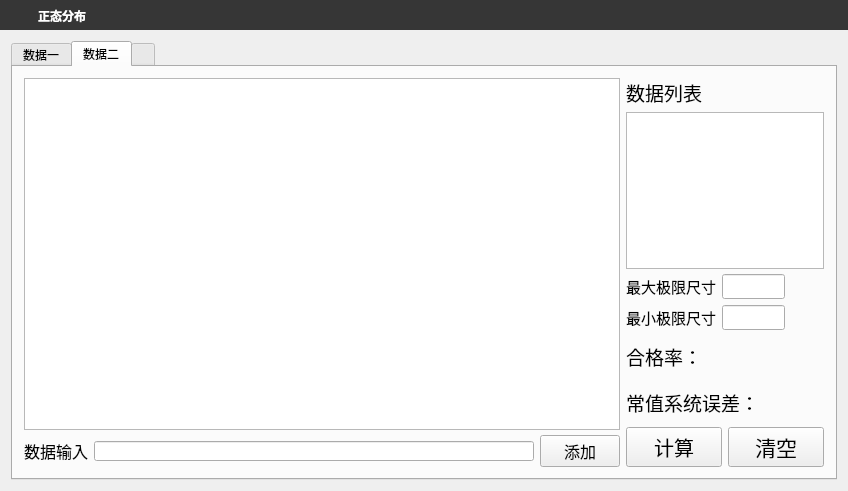
<?xml version="1.0" encoding="UTF-8"?>
<ui version="4.0">
 <class>normal_distribution</class>
 <widget class="QMainWindow" name="normal_distribution">
  <property name="geometry">
   <rect>
    <x>0</x>
    <y>0</y>
    <width>848</width>
    <height>491</height>
   </rect>
  </property>
  <property name="windowTitle">
   <string>MainWindow</string>
  </property>
  <widget class="QWidget" name="centralWidget">
   <layout class="QVBoxLayout" name="verticalLayout">
    <property name="spacing">
     <number>0</number>
    </property>
    <property name="leftMargin">
     <number>0</number>
    </property>
    <property name="topMargin">
     <number>0</number>
    </property>
    <property name="rightMargin">
     <number>0</number>
    </property>
    <property name="bottomMargin">
     <number>0</number>
    </property>
    <item>
     <widget class="QWidget" name="widgetTitle" native="true">
      <property name="minimumSize">
       <size>
        <width>0</width>
        <height>30</height>
       </size>
      </property>
      <property name="maximumSize">
       <size>
        <width>16777215</width>
        <height>30</height>
       </size>
      </property>
      <property name="styleSheet">
       <string notr="true">QWidget#widgetTitle{background:#363636;}
QLabel#labelTitle{color:white;padding:8px 0px 5px;}
QPushButton#btnBack,QPushButton#btnMin,QPushButton#btnMax,QPushButton#btnExit{
        border-radius:0px;
        color: #F0F0F0;
        background-color:rgba(0,0,0,0);
        border-style:none;
    }
QPushButton#btnBack:hover,QPushButton#btnMin:hover,QPushButton#btnMax:hover{
        background-color: qlineargradient(spread:pad, x1:0, y1:1, x2:0, y2:0, stop:0 rgba(25, 134, 199, 0), stop:1 #5CACEE);
    }
QPushButton#btnExit:hover{
        background-color: qlineargradient(spread:pad, x1:0, y1:1, x2:0, y2:0, stop:0 rgba(238, 0, 0, 128), stop:1 rgba(238, 44, 44, 255));
    }</string>
      </property>
      <layout class="QHBoxLayout" name="horizontalLayout">
       <property name="spacing">
        <number>0</number>
       </property>
       <property name="leftMargin">
        <number>5</number>
       </property>
       <property name="topMargin">
        <number>0</number>
       </property>
       <property name="rightMargin">
        <number>0</number>
       </property>
       <property name="bottomMargin">
        <number>2</number>
       </property>
       <item>
        <widget class="QPushButton" name="btnBack">
         <property name="sizePolicy">
          <sizepolicy hsizetype="Fixed" vsizetype="Fixed">
           <horstretch>0</horstretch>
           <verstretch>0</verstretch>
          </sizepolicy>
         </property>
         <property name="minimumSize">
          <size>
           <width>30</width>
           <height>30</height>
          </size>
         </property>
         <property name="maximumSize">
          <size>
           <width>30</width>
           <height>30</height>
          </size>
         </property>
         <property name="toolTip">
          <string>返回</string>
         </property>
         <property name="text">
          <string/>
         </property>
         <property name="autoDefault">
          <bool>true</bool>
         </property>
         <property name="flat">
          <bool>true</bool>
         </property>
        </widget>
       </item>
       <item>
        <widget class="QLabel" name="labelTitle">
         <property name="font">
          <font>
           <family>宋体</family>
           <pointsize>9</pointsize>
           <weight>75</weight>
           <bold>true</bold>
          </font>
         </property>
         <property name="styleSheet">
          <string notr="true"/>
         </property>
         <property name="text">
          <string>正态分布</string>
         </property>
        </widget>
       </item>
       <item>
        <widget class="QPushButton" name="btnMin">
         <property name="sizePolicy">
          <sizepolicy hsizetype="Fixed" vsizetype="Fixed">
           <horstretch>0</horstretch>
           <verstretch>0</verstretch>
          </sizepolicy>
         </property>
         <property name="minimumSize">
          <size>
           <width>30</width>
           <height>30</height>
          </size>
         </property>
         <property name="maximumSize">
          <size>
           <width>30</width>
           <height>30</height>
          </size>
         </property>
         <property name="toolTip">
          <string>最小化</string>
         </property>
         <property name="text">
          <string/>
         </property>
         <property name="autoDefault">
          <bool>true</bool>
         </property>
         <property name="flat">
          <bool>true</bool>
         </property>
        </widget>
       </item>
       <item>
        <widget class="QPushButton" name="btnMax">
         <property name="sizePolicy">
          <sizepolicy hsizetype="Fixed" vsizetype="Fixed">
           <horstretch>0</horstretch>
           <verstretch>0</verstretch>
          </sizepolicy>
         </property>
         <property name="minimumSize">
          <size>
           <width>30</width>
           <height>30</height>
          </size>
         </property>
         <property name="maximumSize">
          <size>
           <width>30</width>
           <height>30</height>
          </size>
         </property>
         <property name="toolTip">
          <string>最大化</string>
         </property>
         <property name="text">
          <string/>
         </property>
         <property name="autoDefault">
          <bool>true</bool>
         </property>
         <property name="flat">
          <bool>true</bool>
         </property>
        </widget>
       </item>
       <item>
        <widget class="QPushButton" name="btnExit">
         <property name="sizePolicy">
          <sizepolicy hsizetype="Fixed" vsizetype="Fixed">
           <horstretch>0</horstretch>
           <verstretch>0</verstretch>
          </sizepolicy>
         </property>
         <property name="minimumSize">
          <size>
           <width>30</width>
           <height>30</height>
          </size>
         </property>
         <property name="maximumSize">
          <size>
           <width>30</width>
           <height>30</height>
          </size>
         </property>
         <property name="toolTip">
          <string>退出</string>
         </property>
         <property name="text">
          <string/>
         </property>
         <property name="autoDefault">
          <bool>true</bool>
         </property>
         <property name="flat">
          <bool>true</bool>
         </property>
        </widget>
       </item>
      </layout>
     </widget>
    </item>
    <item>
     <widget class="QWidget" name="widget" native="true">
      <layout class="QVBoxLayout" name="verticalLayout_8">
       <item>
        <widget class="QTabWidget" name="tabWidget">
         <property name="sizePolicy">
          <sizepolicy hsizetype="Expanding" vsizetype="Expanding">
           <horstretch>0</horstretch>
           <verstretch>0</verstretch>
          </sizepolicy>
         </property>
         <property name="styleSheet">
          <string notr="true">QTabWidget::pane{left:-1px;top:-1px;right:-1px;}

QTabWidget QStackedWidget{
    background: transparent;    
}

QTabBar::tab{
	background: transparent;
	color:black;
	min-width:20ex;
	border:1px solid #F7F3F7;
	border-bottom-color:#F7F3F7;
	padding-left:5px;
	padding-right:10px;
	padding-top:3px;
	padding-bottom:2px;
	border-top-left-radius:5px;
	border-top-right-radius:5px;

}
QTabBar::tab:hover{
	background:rgb(255,255,255,100);
}

QTabBar::tab:selected {
	color: blue;
	background:white;
	border-color:white;
};</string>
         </property>
         <property name="currentIndex">
          <number>1</number>
         </property>
         <widget class="QWidget" name="tab">
          <attribute name="title">
           <string>数据一</string>
          </attribute>
          <layout class="QHBoxLayout" name="horizontalLayout_9" stretch="3,1">
           <item>
            <layout class="QVBoxLayout" name="verticalLayout_3" stretch="8,1">
             <property name="spacing">
              <number>5</number>
             </property>
             <property name="sizeConstraint">
              <enum>QLayout::SetDefaultConstraint</enum>
             </property>
             <item>
              <widget class="QtCharts::QChartView" name="graphicsView">
               <property name="sizePolicy">
                <sizepolicy hsizetype="Preferred" vsizetype="Preferred">
                 <horstretch>0</horstretch>
                 <verstretch>0</verstretch>
                </sizepolicy>
               </property>
               <property name="minimumSize">
                <size>
                 <width>100</width>
                 <height>100</height>
                </size>
               </property>
              </widget>
             </item>
             <item>
              <layout class="QHBoxLayout" name="horizontalLayout_3" stretch="0,1,0">
               <property name="spacing">
                <number>6</number>
               </property>
               <item>
                <widget class="QLabel" name="label">
                 <property name="font">
                  <font>
                   <family>微软雅黑</family>
                   <pointsize>12</pointsize>
                  </font>
                 </property>
                 <property name="text">
                  <string>数据输入</string>
                 </property>
                </widget>
               </item>
               <item>
                <widget class="QLineEdit" name="addLine">
                 <property name="minimumSize">
                  <size>
                   <width>15</width>
                   <height>20</height>
                  </size>
                 </property>
                 <property name="maximumSize">
                  <size>
                   <width>16777215</width>
                   <height>20</height>
                  </size>
                 </property>
                </widget>
               </item>
               <item>
                <widget class="QPushButton" name="addBtn">
                 <property name="font">
                  <font>
                   <family>微软雅黑</family>
                   <pointsize>12</pointsize>
                  </font>
                 </property>
                 <property name="text">
                  <string>添加</string>
                 </property>
                </widget>
               </item>
              </layout>
             </item>
            </layout>
           </item>
           <item>
            <layout class="QVBoxLayout" name="verticalLayout_2" stretch="0,7,3,1">
             <property name="spacing">
              <number>5</number>
             </property>
             <item>
              <widget class="QLabel" name="label_4">
               <property name="font">
                <font>
                 <family>微软雅黑</family>
                 <pointsize>14</pointsize>
                </font>
               </property>
               <property name="text">
                <string>数据列表</string>
               </property>
              </widget>
             </item>
             <item>
              <widget class="QListWidget" name="listWidget">
               <property name="font">
                <font>
                 <family>微软雅黑</family>
                 <pointsize>13</pointsize>
                </font>
               </property>
              </widget>
             </item>
             <item>
              <layout class="QVBoxLayout" name="verticalLayout_4" stretch="1,1,2,2">
               <item>
                <layout class="QHBoxLayout" name="horizontalLayout_5" stretch="0,1,0,0">
                 <item>
                  <widget class="QLabel" name="label_2">
                   <property name="maximumSize">
                    <size>
                     <width>100</width>
                     <height>16777215</height>
                    </size>
                   </property>
                   <property name="font">
                    <font>
                     <family>微软雅黑</family>
                     <pointsize>11</pointsize>
                    </font>
                   </property>
                   <property name="text">
                    <string>最大极限尺寸</string>
                   </property>
                  </widget>
                 </item>
                 <item>
                  <widget class="QLineEdit" name="maxLine">
                   <property name="sizePolicy">
                    <sizepolicy hsizetype="Expanding" vsizetype="Fixed">
                     <horstretch>0</horstretch>
                     <verstretch>0</verstretch>
                    </sizepolicy>
                   </property>
                   <property name="maximumSize">
                    <size>
                     <width>100</width>
                     <height>16777215</height>
                    </size>
                   </property>
                   <property name="font">
                    <font>
                     <family>微软雅黑</family>
                    </font>
                   </property>
                  </widget>
                 </item>
                 <item>
                  <widget class="QLabel" name="maxCorrect">
                   <property name="minimumSize">
                    <size>
                     <width>20</width>
                     <height>20</height>
                    </size>
                   </property>
                   <property name="maximumSize">
                    <size>
                     <width>20</width>
                     <height>20</height>
                    </size>
                   </property>
                   <property name="text">
                    <string/>
                   </property>
                  </widget>
                 </item>
                 <item>
                  <widget class="QLabel" name="label_6">
                   <property name="text">
                    <string/>
                   </property>
                  </widget>
                 </item>
                </layout>
               </item>
               <item>
                <layout class="QHBoxLayout" name="horizontalLayout_7" stretch="0,0,2,0">
                 <item>
                  <widget class="QLabel" name="label_3">
                   <property name="maximumSize">
                    <size>
                     <width>100</width>
                     <height>16777215</height>
                    </size>
                   </property>
                   <property name="font">
                    <font>
                     <family>微软雅黑</family>
                     <pointsize>11</pointsize>
                    </font>
                   </property>
                   <property name="text">
                    <string>最小极限尺寸</string>
                   </property>
                  </widget>
                 </item>
                 <item>
                  <widget class="QLineEdit" name="minLine">
                   <property name="maximumSize">
                    <size>
                     <width>100</width>
                     <height>16777215</height>
                    </size>
                   </property>
                   <property name="font">
                    <font>
                     <family>微软雅黑</family>
                     <pointsize>9</pointsize>
                    </font>
                   </property>
                  </widget>
                 </item>
                 <item>
                  <widget class="QLabel" name="minCorrect">
                   <property name="sizePolicy">
                    <sizepolicy hsizetype="Preferred" vsizetype="Preferred">
                     <horstretch>0</horstretch>
                     <verstretch>0</verstretch>
                    </sizepolicy>
                   </property>
                   <property name="minimumSize">
                    <size>
                     <width>20</width>
                     <height>20</height>
                    </size>
                   </property>
                   <property name="maximumSize">
                    <size>
                     <width>20</width>
                     <height>20</height>
                    </size>
                   </property>
                   <property name="text">
                    <string/>
                   </property>
                  </widget>
                 </item>
                 <item>
                  <widget class="QLabel" name="label_8">
                   <property name="text">
                    <string/>
                   </property>
                  </widget>
                 </item>
                </layout>
               </item>
               <item>
                <layout class="QHBoxLayout" name="horizontalLayout_8">
                 <item>
                  <widget class="QLabel" name="label_5">
                   <property name="font">
                    <font>
                     <family>微软雅黑</family>
                     <pointsize>14</pointsize>
                    </font>
                   </property>
                   <property name="text">
                    <string>合格率：</string>
                   </property>
                  </widget>
                 </item>
                 <item>
                  <widget class="QLabel" name="Correct_percent">
                   <property name="minimumSize">
                    <size>
                     <width>0</width>
                     <height>40</height>
                    </size>
                   </property>
                   <property name="maximumSize">
                    <size>
                     <width>160</width>
                     <height>80</height>
                    </size>
                   </property>
                   <property name="text">
                    <string/>
                   </property>
                  </widget>
                 </item>
                </layout>
               </item>
               <item>
                <layout class="QHBoxLayout" name="horizontalLayout_6">
                 <item>
                  <widget class="QLabel" name="label_7">
                   <property name="font">
                    <font>
                     <family>微软雅黑</family>
                     <pointsize>14</pointsize>
                    </font>
                   </property>
                   <property name="text">
                    <string>常值系统误差：</string>
                   </property>
                  </widget>
                 </item>
                 <item>
                  <widget class="QLabel" name="Constant_error">
                   <property name="minimumSize">
                    <size>
                     <width>0</width>
                     <height>40</height>
                    </size>
                   </property>
                   <property name="maximumSize">
                    <size>
                     <width>160</width>
                     <height>80</height>
                    </size>
                   </property>
                   <property name="text">
                    <string/>
                   </property>
                  </widget>
                 </item>
                </layout>
               </item>
              </layout>
             </item>
             <item>
              <layout class="QHBoxLayout" name="horizontalLayout_4">
               <item>
                <widget class="QPushButton" name="calcBtn">
                 <property name="sizePolicy">
                  <sizepolicy hsizetype="Preferred" vsizetype="Preferred">
                   <horstretch>0</horstretch>
                   <verstretch>0</verstretch>
                  </sizepolicy>
                 </property>
                 <property name="minimumSize">
                  <size>
                   <width>0</width>
                   <height>40</height>
                  </size>
                 </property>
                 <property name="maximumSize">
                  <size>
                   <width>16777215</width>
                   <height>40</height>
                  </size>
                 </property>
                 <property name="font">
                  <font>
                   <family>微软雅黑</family>
                   <pointsize>15</pointsize>
                  </font>
                 </property>
                 <property name="text">
                  <string>计算</string>
                 </property>
                </widget>
               </item>
               <item>
                <widget class="QPushButton" name="resetBtn">
                 <property name="sizePolicy">
                  <sizepolicy hsizetype="Preferred" vsizetype="Preferred">
                   <horstretch>0</horstretch>
                   <verstretch>0</verstretch>
                  </sizepolicy>
                 </property>
                 <property name="minimumSize">
                  <size>
                   <width>0</width>
                   <height>40</height>
                  </size>
                 </property>
                 <property name="maximumSize">
                  <size>
                   <width>16777215</width>
                   <height>40</height>
                  </size>
                 </property>
                 <property name="font">
                  <font>
                   <family>微软雅黑</family>
                   <pointsize>16</pointsize>
                  </font>
                 </property>
                 <property name="text">
                  <string>清空</string>
                 </property>
                </widget>
               </item>
              </layout>
             </item>
            </layout>
           </item>
          </layout>
         </widget>
         <widget class="QWidget" name="tab_2">
          <attribute name="title">
           <string>数据二</string>
          </attribute>
          <layout class="QHBoxLayout" name="horizontalLayout_16" stretch="3,1">
           <item>
            <layout class="QVBoxLayout" name="verticalLayout_5" stretch="8,1">
             <property name="spacing">
              <number>5</number>
             </property>
             <property name="sizeConstraint">
              <enum>QLayout::SetDefaultConstraint</enum>
             </property>
             <item>
              <widget class="QtCharts::QChartView" name="graphicsView_2">
               <property name="sizePolicy">
                <sizepolicy hsizetype="Preferred" vsizetype="Preferred">
                 <horstretch>0</horstretch>
                 <verstretch>0</verstretch>
                </sizepolicy>
               </property>
               <property name="minimumSize">
                <size>
                 <width>100</width>
                 <height>100</height>
                </size>
               </property>
              </widget>
             </item>
             <item>
              <layout class="QHBoxLayout" name="horizontalLayout_10" stretch="0,1,0">
               <property name="spacing">
                <number>6</number>
               </property>
               <item>
                <widget class="QLabel" name="label_9">
                 <property name="font">
                  <font>
                   <family>微软雅黑</family>
                   <pointsize>12</pointsize>
                  </font>
                 </property>
                 <property name="text">
                  <string>数据输入</string>
                 </property>
                </widget>
               </item>
               <item>
                <widget class="QLineEdit" name="addLine_2">
                 <property name="minimumSize">
                  <size>
                   <width>15</width>
                   <height>20</height>
                  </size>
                 </property>
                 <property name="maximumSize">
                  <size>
                   <width>16777215</width>
                   <height>20</height>
                  </size>
                 </property>
                 <property name="font">
                  <font>
                   <family>微软雅黑</family>
                   <pointsize>12</pointsize>
                  </font>
                 </property>
                </widget>
               </item>
               <item>
                <widget class="QPushButton" name="addBtn_2">
                 <property name="font">
                  <font>
                   <family>微软雅黑</family>
                   <pointsize>12</pointsize>
                  </font>
                 </property>
                 <property name="text">
                  <string>添加</string>
                 </property>
                </widget>
               </item>
              </layout>
             </item>
            </layout>
           </item>
           <item>
            <layout class="QVBoxLayout" name="verticalLayout_6" stretch="0,7,3,1">
             <property name="spacing">
              <number>5</number>
             </property>
             <item>
              <widget class="QLabel" name="label_10">
               <property name="font">
                <font>
                 <family>微软雅黑</family>
                 <pointsize>14</pointsize>
                </font>
               </property>
               <property name="text">
                <string>数据列表</string>
               </property>
              </widget>
             </item>
             <item>
              <widget class="QListWidget" name="listWidget_2">
               <property name="font">
                <font>
                 <family>微软雅黑</family>
                 <pointsize>13</pointsize>
                </font>
               </property>
              </widget>
             </item>
             <item>
              <layout class="QVBoxLayout" name="verticalLayout_7" stretch="1,1,2,2">
               <item>
                <layout class="QHBoxLayout" name="horizontalLayout_11" stretch="0,1,0,0">
                 <item>
                  <widget class="QLabel" name="label_11">
                   <property name="maximumSize">
                    <size>
                     <width>100</width>
                     <height>16777215</height>
                    </size>
                   </property>
                   <property name="font">
                    <font>
                     <family>微软雅黑</family>
                     <pointsize>11</pointsize>
                    </font>
                   </property>
                   <property name="text">
                    <string>最大极限尺寸</string>
                   </property>
                  </widget>
                 </item>
                 <item>
                  <widget class="QLineEdit" name="maxLine_2">
                   <property name="sizePolicy">
                    <sizepolicy hsizetype="Expanding" vsizetype="Fixed">
                     <horstretch>0</horstretch>
                     <verstretch>0</verstretch>
                    </sizepolicy>
                   </property>
                   <property name="maximumSize">
                    <size>
                     <width>100</width>
                     <height>16777215</height>
                    </size>
                   </property>
                   <property name="font">
                    <font>
                     <family>微软雅黑</family>
                    </font>
                   </property>
                  </widget>
                 </item>
                 <item>
                  <widget class="QLabel" name="maxCorrect_2">
                   <property name="minimumSize">
                    <size>
                     <width>20</width>
                     <height>20</height>
                    </size>
                   </property>
                   <property name="maximumSize">
                    <size>
                     <width>20</width>
                     <height>20</height>
                    </size>
                   </property>
                   <property name="text">
                    <string/>
                   </property>
                  </widget>
                 </item>
                 <item>
                  <widget class="QLabel" name="label_12">
                   <property name="text">
                    <string/>
                   </property>
                  </widget>
                 </item>
                </layout>
               </item>
               <item>
                <layout class="QHBoxLayout" name="horizontalLayout_12" stretch="0,0,2,0">
                 <item>
                  <widget class="QLabel" name="label_13">
                   <property name="maximumSize">
                    <size>
                     <width>100</width>
                     <height>16777215</height>
                    </size>
                   </property>
                   <property name="font">
                    <font>
                     <family>微软雅黑</family>
                     <pointsize>11</pointsize>
                    </font>
                   </property>
                   <property name="text">
                    <string>最小极限尺寸</string>
                   </property>
                  </widget>
                 </item>
                 <item>
                  <widget class="QLineEdit" name="minLine_2">
                   <property name="maximumSize">
                    <size>
                     <width>100</width>
                     <height>16777215</height>
                    </size>
                   </property>
                   <property name="font">
                    <font>
                     <family>微软雅黑</family>
                     <pointsize>9</pointsize>
                    </font>
                   </property>
                  </widget>
                 </item>
                 <item>
                  <widget class="QLabel" name="minCorrect_2">
                   <property name="sizePolicy">
                    <sizepolicy hsizetype="Preferred" vsizetype="Preferred">
                     <horstretch>0</horstretch>
                     <verstretch>0</verstretch>
                    </sizepolicy>
                   </property>
                   <property name="minimumSize">
                    <size>
                     <width>20</width>
                     <height>20</height>
                    </size>
                   </property>
                   <property name="maximumSize">
                    <size>
                     <width>20</width>
                     <height>20</height>
                    </size>
                   </property>
                   <property name="text">
                    <string/>
                   </property>
                  </widget>
                 </item>
                 <item>
                  <widget class="QLabel" name="label_14">
                   <property name="text">
                    <string/>
                   </property>
                  </widget>
                 </item>
                </layout>
               </item>
               <item>
                <layout class="QHBoxLayout" name="horizontalLayout_13">
                 <item>
                  <widget class="QLabel" name="label_15">
                   <property name="font">
                    <font>
                     <family>微软雅黑</family>
                     <pointsize>14</pointsize>
                    </font>
                   </property>
                   <property name="text">
                    <string>合格率：</string>
                   </property>
                  </widget>
                 </item>
                 <item>
                  <widget class="QLabel" name="Correct_percent_2">
                   <property name="minimumSize">
                    <size>
                     <width>0</width>
                     <height>40</height>
                    </size>
                   </property>
                   <property name="maximumSize">
                    <size>
                     <width>160</width>
                     <height>80</height>
                    </size>
                   </property>
                   <property name="font">
                    <font>
                     <family>微软雅黑</family>
                    </font>
                   </property>
                   <property name="text">
                    <string/>
                   </property>
                  </widget>
                 </item>
                </layout>
               </item>
               <item>
                <layout class="QHBoxLayout" name="horizontalLayout_14">
                 <item>
                  <widget class="QLabel" name="label_16">
                   <property name="font">
                    <font>
                     <family>微软雅黑</family>
                     <pointsize>14</pointsize>
                    </font>
                   </property>
                   <property name="text">
                    <string>常值系统误差：</string>
                   </property>
                  </widget>
                 </item>
                 <item>
                  <widget class="QLabel" name="Constant_error_2">
                   <property name="minimumSize">
                    <size>
                     <width>0</width>
                     <height>40</height>
                    </size>
                   </property>
                   <property name="maximumSize">
                    <size>
                     <width>160</width>
                     <height>80</height>
                    </size>
                   </property>
                   <property name="text">
                    <string/>
                   </property>
                  </widget>
                 </item>
                </layout>
               </item>
              </layout>
             </item>
             <item>
              <layout class="QHBoxLayout" name="horizontalLayout_15">
               <item>
                <widget class="QPushButton" name="calcBtn_2">
                 <property name="sizePolicy">
                  <sizepolicy hsizetype="Preferred" vsizetype="Preferred">
                   <horstretch>0</horstretch>
                   <verstretch>0</verstretch>
                  </sizepolicy>
                 </property>
                 <property name="minimumSize">
                  <size>
                   <width>0</width>
                   <height>40</height>
                  </size>
                 </property>
                 <property name="maximumSize">
                  <size>
                   <width>16777215</width>
                   <height>40</height>
                  </size>
                 </property>
                 <property name="font">
                  <font>
                   <family>微软雅黑</family>
                   <pointsize>15</pointsize>
                  </font>
                 </property>
                 <property name="text">
                  <string>计算</string>
                 </property>
                </widget>
               </item>
               <item>
                <widget class="QPushButton" name="resetBtn_2">
                 <property name="sizePolicy">
                  <sizepolicy hsizetype="Preferred" vsizetype="Preferred">
                   <horstretch>0</horstretch>
                   <verstretch>0</verstretch>
                  </sizepolicy>
                 </property>
                 <property name="minimumSize">
                  <size>
                   <width>0</width>
                   <height>40</height>
                  </size>
                 </property>
                 <property name="maximumSize">
                  <size>
                   <width>16777215</width>
                   <height>40</height>
                  </size>
                 </property>
                 <property name="font">
                  <font>
                   <family>微软雅黑</family>
                   <pointsize>16</pointsize>
                  </font>
                 </property>
                 <property name="text">
                  <string>清空</string>
                 </property>
                </widget>
               </item>
              </layout>
             </item>
            </layout>
           </item>
          </layout>
         </widget>
         <widget class="QWidget" name="tab_3">
          <attribute name="title">
           <string/>
          </attribute>
         </widget>
        </widget>
       </item>
      </layout>
     </widget>
    </item>
   </layout>
  </widget>
  <action name="actionAdd">
   <property name="text">
    <string>添加</string>
   </property>
  </action>
  <action name="actionRemove">
   <property name="text">
    <string>删除</string>
   </property>
  </action>
  <action name="actionAdd_2">
   <property name="text">
    <string>添加</string>
   </property>
   <property name="toolTip">
    <string>添加</string>
   </property>
  </action>
  <action name="actionRemove_2">
   <property name="text">
    <string>删除</string>
   </property>
   <property name="toolTip">
    <string>删除</string>
   </property>
  </action>
 </widget>
 <layoutdefault spacing="6" margin="11"/>
 <customwidgets>
  <customwidget>
   <class>QtCharts::QChartView</class>
   <extends>QGraphicsView</extends>
   <header location="global">qchartview.h</header>
  </customwidget>
 </customwidgets>
 <resources/>
 <connections/>
</ui>
